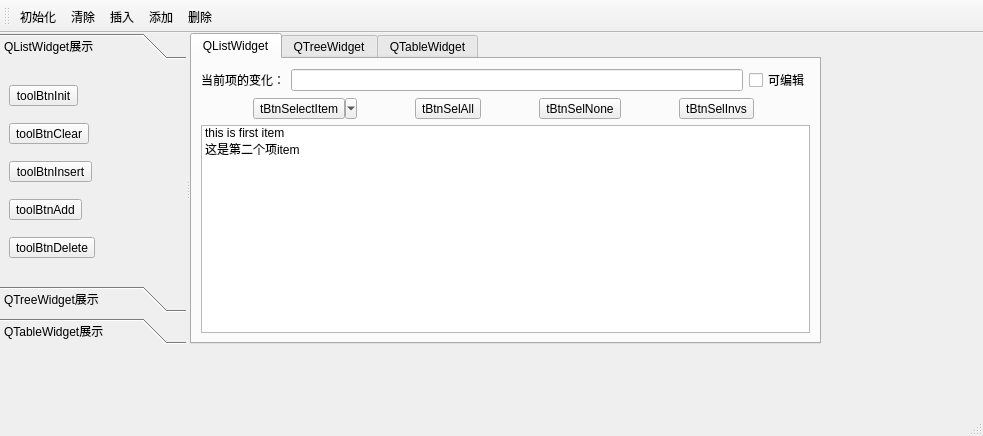
<?xml version="1.0" encoding="UTF-8"?>
<ui version="4.0">
 <class>ExQListWidget</class>
 <widget class="QMainWindow" name="ExQListWidget">
  <property name="geometry">
   <rect>
    <x>0</x>
    <y>0</y>
    <width>983</width>
    <height>436</height>
   </rect>
  </property>
  <property name="windowTitle">
   <string>MainWindow</string>
  </property>
  <widget class="QWidget" name="centralwidget">
   <widget class="QSplitter" name="splitter">
    <property name="geometry">
     <rect>
      <x>0</x>
      <y>0</y>
      <width>821</width>
      <height>311</height>
     </rect>
    </property>
    <property name="orientation">
     <enum>Qt::Horizontal</enum>
    </property>
    <widget class="QToolBox" name="toolBox">
     <property name="currentIndex">
      <number>0</number>
     </property>
     <widget class="QWidget" name="pageList">
      <property name="geometry">
       <rect>
        <x>0</x>
        <y>0</y>
        <width>289</width>
        <height>206</height>
       </rect>
      </property>
      <attribute name="icon">
       <iconset resource="../../../../resources/resources.qrc">
        <normaloff>:/images/List.png</normaloff>:/images/List.png</iconset>
      </attribute>
      <attribute name="label">
       <string>QListWidget展示</string>
      </attribute>
      <layout class="QVBoxLayout" name="verticalLayout">
       <item>
        <widget class="QToolButton" name="toolBtnInit">
         <property name="text">
          <string>toolBtnInit</string>
         </property>
         <property name="toolButtonStyle">
          <enum>Qt::ToolButtonTextBesideIcon</enum>
         </property>
        </widget>
       </item>
       <item>
        <widget class="QToolButton" name="toolBtnClear">
         <property name="text">
          <string>toolBtnClear</string>
         </property>
         <property name="toolButtonStyle">
          <enum>Qt::ToolButtonTextBesideIcon</enum>
         </property>
        </widget>
       </item>
       <item>
        <widget class="QToolButton" name="toolBtnInsert">
         <property name="text">
          <string>toolBtnInsert</string>
         </property>
         <property name="toolButtonStyle">
          <enum>Qt::ToolButtonTextBesideIcon</enum>
         </property>
        </widget>
       </item>
       <item>
        <widget class="QToolButton" name="toolBtnAdd">
         <property name="text">
          <string>toolBtnAdd</string>
         </property>
         <property name="toolButtonStyle">
          <enum>Qt::ToolButtonTextBesideIcon</enum>
         </property>
        </widget>
       </item>
       <item>
        <widget class="QToolButton" name="toolBtnDelete">
         <property name="text">
          <string>toolBtnDelete</string>
         </property>
         <property name="toolButtonStyle">
          <enum>Qt::ToolButtonTextBesideIcon</enum>
         </property>
        </widget>
       </item>
      </layout>
     </widget>
     <widget class="QWidget" name="pageTree">
      <property name="geometry">
       <rect>
        <x>0</x>
        <y>0</y>
        <width>289</width>
        <height>206</height>
       </rect>
      </property>
      <attribute name="icon">
       <iconset resource="../../../../resources/resources.qrc">
        <normaloff>:/images/TREE.png</normaloff>:/images/TREE.png</iconset>
      </attribute>
      <attribute name="label">
       <string>QTreeWidget展示</string>
      </attribute>
      <layout class="QVBoxLayout" name="verticalLayout_3">
       <item>
        <widget class="QGroupBox" name="groupBox">
         <property name="title">
          <string>GroupBox</string>
         </property>
         <layout class="QVBoxLayout" name="verticalLayout_2">
          <item>
           <widget class="QLabel" name="label">
            <property name="text">
             <string>此处没有实现任何功能</string>
            </property>
           </widget>
          </item>
          <item>
           <widget class="QLineEdit" name="lineEditLeft"/>
          </item>
          <item>
           <widget class="QSpinBox" name="spinBoxLeft"/>
          </item>
         </layout>
        </widget>
       </item>
       <item>
        <spacer name="verticalSpacer">
         <property name="orientation">
          <enum>Qt::Vertical</enum>
         </property>
         <property name="sizeHint" stdset="0">
          <size>
           <width>20</width>
           <height>58</height>
          </size>
         </property>
        </spacer>
       </item>
      </layout>
     </widget>
     <widget class="QWidget" name="pageTable">
      <property name="geometry">
       <rect>
        <x>0</x>
        <y>0</y>
        <width>289</width>
        <height>206</height>
       </rect>
      </property>
      <attribute name="icon">
       <iconset resource="../../../../resources/resources.qrc">
        <normaloff>:/images/Table.png</normaloff>:/images/Table.png</iconset>
      </attribute>
      <attribute name="label">
       <string>QTableWidget展示</string>
      </attribute>
      <widget class="QLabel" name="label_2">
       <property name="geometry">
        <rect>
         <x>40</x>
         <y>90</y>
         <width>211</width>
         <height>101</height>
        </rect>
       </property>
       <property name="text">
        <string>此处连布局都没有</string>
       </property>
      </widget>
     </widget>
    </widget>
    <widget class="QTabWidget" name="tabWidget">
     <property name="currentIndex">
      <number>0</number>
     </property>
     <widget class="QWidget" name="tabList">
      <attribute name="icon">
       <iconset resource="../../../../resources/resources.qrc">
        <normaloff>:/images/List.png</normaloff>:/images/List.png</iconset>
      </attribute>
      <attribute name="title">
       <string>QListWidget</string>
      </attribute>
      <layout class="QVBoxLayout" name="verticalLayout_4">
       <item>
        <layout class="QHBoxLayout" name="horizontalLayout">
         <item>
          <widget class="QLabel" name="label_3">
           <property name="text">
            <string>当前项的变化：</string>
           </property>
          </widget>
         </item>
         <item>
          <widget class="QLineEdit" name="lineEditRight"/>
         </item>
         <item>
          <widget class="QCheckBox" name="checkBox">
           <property name="text">
            <string>可编辑</string>
           </property>
          </widget>
         </item>
        </layout>
       </item>
       <item>
        <layout class="QHBoxLayout" name="horizontalLayout_2">
         <item>
          <widget class="QToolButton" name="toolBtnSelectItem">
           <property name="text">
            <string>tBtnSelectItem</string>
           </property>
           <property name="popupMode">
            <enum>QToolButton::MenuButtonPopup</enum>
           </property>
           <property name="toolButtonStyle">
            <enum>Qt::ToolButtonTextBesideIcon</enum>
           </property>
          </widget>
         </item>
         <item>
          <widget class="QToolButton" name="toolBtnSelAll">
           <property name="text">
            <string>tBtnSelAll</string>
           </property>
           <property name="toolButtonStyle">
            <enum>Qt::ToolButtonTextBesideIcon</enum>
           </property>
          </widget>
         </item>
         <item>
          <widget class="QToolButton" name="toolBtnSelNone">
           <property name="text">
            <string>tBtnSelNone</string>
           </property>
           <property name="toolButtonStyle">
            <enum>Qt::ToolButtonTextBesideIcon</enum>
           </property>
          </widget>
         </item>
         <item>
          <widget class="QToolButton" name="toolBtnSelInvs">
           <property name="text">
            <string>tBtnSelInvs</string>
           </property>
           <property name="toolButtonStyle">
            <enum>Qt::ToolButtonTextBesideIcon</enum>
           </property>
          </widget>
         </item>
        </layout>
       </item>
       <item>
        <widget class="QListWidget" name="listWidget">
         <property name="textElideMode">
          <enum>Qt::ElideLeft</enum>
         </property>
         <item>
          <property name="text">
           <string>this is first item</string>
          </property>
          <property name="checkState">
           <enum>Unchecked</enum>
          </property>
          <property name="icon">
           <iconset resource="../../../../resources/resources.qrc">
            <normaloff>:/images/github.png</normaloff>:/images/github.png</iconset>
          </property>
          <property name="flags">
           <set>ItemIsSelectable|ItemIsEditable|ItemIsDragEnabled|ItemIsUserCheckable|ItemIsEnabled</set>
          </property>
         </item>
         <item>
          <property name="text">
           <string>这是第二个项item</string>
          </property>
          <property name="checkState">
           <enum>Unchecked</enum>
          </property>
          <property name="icon">
           <iconset resource="../../../../resources/resources.qrc">
            <normaloff>:/images/gril.png</normaloff>:/images/gril.png</iconset>
          </property>
          <property name="flags">
           <set>ItemIsSelectable|ItemIsEditable|ItemIsDragEnabled|ItemIsUserCheckable|ItemIsEnabled</set>
          </property>
         </item>
        </widget>
       </item>
      </layout>
     </widget>
     <widget class="QWidget" name="tabTree">
      <attribute name="icon">
       <iconset resource="../../../../resources/resources.qrc">
        <normaloff>:/images/TREE.png</normaloff>:/images/TREE.png</iconset>
      </attribute>
      <attribute name="title">
       <string>QTreeWidget</string>
      </attribute>
      <layout class="QGridLayout" name="gridLayout">
       <item row="0" column="0">
        <widget class="QPushButton" name="pushButton_10">
         <property name="text">
          <string>这里什么都没有，只有一个布局，此页面也没有实现任何功能</string>
         </property>
        </widget>
       </item>
      </layout>
     </widget>
     <widget class="QWidget" name="tabTable">
      <attribute name="icon">
       <iconset resource="../../../../resources/resources.qrc">
        <normaloff>:/images/Table.png</normaloff>:/images/Table.png</iconset>
      </attribute>
      <attribute name="title">
       <string>QTableWidget</string>
      </attribute>
      <widget class="QLabel" name="label_4">
       <property name="geometry">
        <rect>
         <x>100</x>
         <y>100</y>
         <width>221</width>
         <height>91</height>
        </rect>
       </property>
       <property name="text">
        <string>这里什么都没有，连布局都没有</string>
       </property>
      </widget>
     </widget>
    </widget>
   </widget>
  </widget>
  <widget class="QMenuBar" name="menubar">
   <property name="geometry">
    <rect>
     <x>0</x>
     <y>0</y>
     <width>983</width>
     <height>26</height>
    </rect>
   </property>
  </widget>
  <widget class="QStatusBar" name="statusbar"/>
  <widget class="QToolBar" name="toolBar">
   <property name="windowTitle">
    <string>toolBar_2</string>
   </property>
   <property name="toolButtonStyle">
    <enum>Qt::ToolButtonTextUnderIcon</enum>
   </property>
   <attribute name="toolBarArea">
    <enum>TopToolBarArea</enum>
   </attribute>
   <attribute name="toolBarBreak">
    <bool>false</bool>
   </attribute>
   <addaction name="actListInit"/>
   <addaction name="actClear"/>
   <addaction name="actInsert"/>
   <addaction name="actAdd"/>
   <addaction name="actDel"/>
  </widget>
  <action name="actListInit">
   <property name="icon">
    <iconset resource="../../../../resources/resources.qrc">
     <normaloff>:/images/init.png</normaloff>:/images/init.png</iconset>
   </property>
   <property name="text">
    <string>初始化</string>
   </property>
   <property name="toolTip">
    <string>初始化列表</string>
   </property>
   <property name="shortcut">
    <string>Ctrl+I</string>
   </property>
  </action>
  <action name="actClear">
   <property name="icon">
    <iconset resource="../../../../resources/resources.qrc">
     <normaloff>:/images/clear.png</normaloff>:/images/clear.png</iconset>
   </property>
   <property name="text">
    <string>清除</string>
   </property>
   <property name="toolTip">
    <string>清除列表</string>
   </property>
   <property name="shortcut">
    <string>Alt+C</string>
   </property>
  </action>
  <action name="actInsert">
   <property name="icon">
    <iconset resource="../../../../resources/resources.qrc">
     <normaloff>:/images/insert.png</normaloff>:/images/insert.png</iconset>
   </property>
   <property name="text">
    <string>插入</string>
   </property>
   <property name="toolTip">
    <string>插入项</string>
   </property>
   <property name="shortcut">
    <string>Alt+I</string>
   </property>
  </action>
  <action name="actAdd">
   <property name="icon">
    <iconset resource="../../../../resources/resources.qrc">
     <normaloff>:/images/add.png</normaloff>:/images/add.png</iconset>
   </property>
   <property name="text">
    <string>添加</string>
   </property>
   <property name="toolTip">
    <string>添加项</string>
   </property>
   <property name="shortcut">
    <string>Alt+A</string>
   </property>
  </action>
  <action name="actDel">
   <property name="icon">
    <iconset resource="../../../../resources/resources.qrc">
     <normaloff>:/images/delete.png</normaloff>:/images/delete.png</iconset>
   </property>
   <property name="text">
    <string>删除</string>
   </property>
   <property name="toolTip">
    <string>删除当前项目</string>
   </property>
   <property name="shortcut">
    <string>Ctrl+D</string>
   </property>
  </action>
  <action name="actSelAll">
   <property name="text">
    <string>全选</string>
   </property>
   <property name="toolTip">
    <string>选择全部</string>
   </property>
   <property name="shortcut">
    <string>Ctrl+A</string>
   </property>
  </action>
  <action name="actSelNone">
   <property name="text">
    <string>全不选</string>
   </property>
   <property name="toolTip">
    <string>全部不选中</string>
   </property>
  </action>
  <action name="actSelInvs">
   <property name="text">
    <string>反选</string>
   </property>
   <property name="toolTip">
    <string>选择相反的部分</string>
   </property>
  </action>
  <action name="actSelPopMenu">
   <property name="icon">
    <iconset resource="../../../../resources/resources.qrc">
     <normaloff>:/images/menu.png</normaloff>:/images/menu.png</iconset>
   </property>
   <property name="text">
    <string>选项</string>
   </property>
   <property name="toolTip">
    <string>多种选择方式</string>
   </property>
  </action>
  <action name="actExit">
   <property name="icon">
    <iconset resource="../../../../resources/resources.qrc">
     <normaloff>:/images/exit.png</normaloff>:/images/exit.png</iconset>
   </property>
   <property name="text">
    <string>退出</string>
   </property>
   <property name="toolTip">
    <string>退出程序</string>
   </property>
   <property name="shortcut">
    <string>Ctrl+0</string>
   </property>
  </action>
 </widget>
 <resources>
  <include location="../../../../resources/resources.qrc"/>
 </resources>
 <connections/>
</ui>
